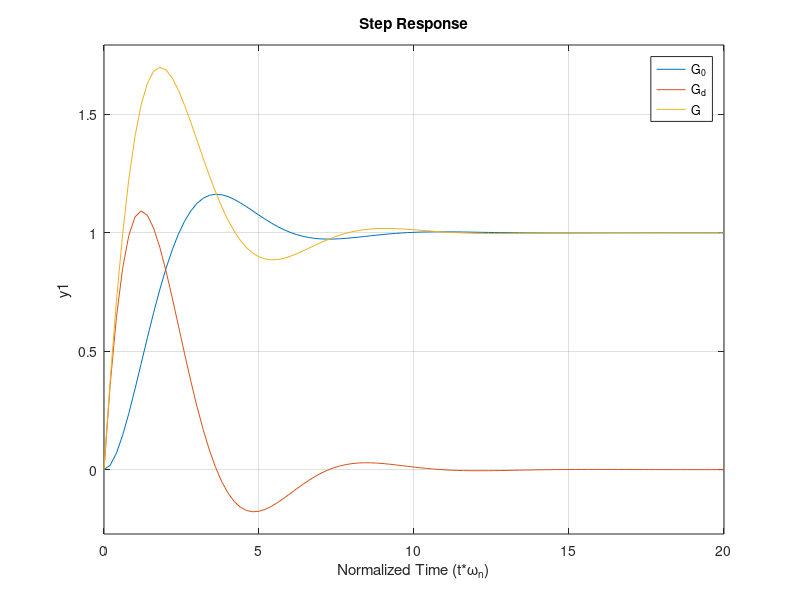

Reproduce this figure in MATLAB. (Note: this script raises an error after producing the figure.)
%% q2
alpha = 1;
zeta = 0.5;
G_0 = tf(1, [1, 2*zeta, 1]);
G_d = tf([1/(alpha*zeta), 0], [1, 2*zeta, 1]);
G = G_0 + G_d;
% plot
step(G_0, G_d, G);
legend('G_0', 'G_d', 'G');
t = xlabel('Normalized Time (t*\omega_n)');
t.String = 'Normalized Time (t*\omega_n)';
%% q3
zeta = 0.5;
G_pole_alpha = @(alpha)tf([1/(alpha*zeta),1], [1, 2*zeta, 1]);
step(G_pole_alpha(1), G_pole_alpha(2), G_pole_alpha(4), G_pole_alpha(100));
legend('\alpha=1', '\alpha=2', '\alpha=4', '\alpha=100');
title('Step response for different \alpha values');
t = xlabel('Normalized Time (t*\omega_n)');
t.String = 'Normalized Time (t*\omega_n)';
%% q4
G_pole_alpha_zeta = @(alpha, zeta)tf([1/(alpha*zeta),1], [1, 2*zeta, 1]);
figure;
rt_array = zeros(3, 100);
zetas = [0.3 0.5 0.7];
for ind = 1:length(zetas)
    zeta = zetas(ind);
    for alpha = 1:100
        S = stepinfo(G_pole_alpha_zeta(alpha, zeta));
        rt_array(ind, alpha) = S.Overshoot;
    end
end
plot(1:100, rt_array);
title('Overshoot as a function of \alpha for different \zeta values');
legend('\zeta = 0.3', '\zeta = 0.5', '\zeta = 0.7');
ylabel('Overshoot');
xlabel('\alpha value');
%% q5
alpha = -1;
zeta = 0.5;
G_0 = tf(1, [1, 2*zeta, 1]);
G_d = tf([1/(alpha*zeta), 0], [1, 2*zeta, 1]);
G = G_0 + G_d;
% plot
step(G_0, G_d, G);
legend('G_0', 'G_d', 'G');
t = xlabel('Normalized Time (t*\omega_n)');
t.String = 'Normalized Time (t*\omega_n)';
%% q6
zeta = 0.5;
G_pole_alpha = @(alpha)tf(1, [1/(alpha*zeta), 1])*tf(1, [1, 2*zeta, 1]);
step(G_pole_alpha(1), G_pole_alpha(2), G_pole_alpha(5), G_pole_alpha(100));
legend('\alpha=1', '\alpha=2', '\alpha=5', '\alpha=100');
title('Step response for different \alpha values');
t = xlabel('Normalized Time (t*\omega_n)');
t.String = 'Normalized Time (t*\omega_n)';
%% q7
G_pole_alpha_zeta = @(alpha, zeta)tf(1, [1/(alpha*zeta), 1])*tf(1, [1, 2*zeta, 1]);
figure;
rt_array = zeros(3, 100);
zetas = [0.3 0.5 0.7];
for ind = 1:length(zetas)
    zeta = zetas(ind);
    for alpha = 1:100
        S = stepinfo(G_pole_alpha_zeta(alpha, zeta));
        rt_array(ind, alpha) = S.RiseTime;
    end
end
plot(1:100, rt_array);
title('Rusing time as a function of \alpha for different \zeta values');
legend('\zeta = 0.3', '\zeta = 0.5', '\zeta = 0.7');
ylabel('Rising time (t*\omega_n)');
xlabel('\alpha value');